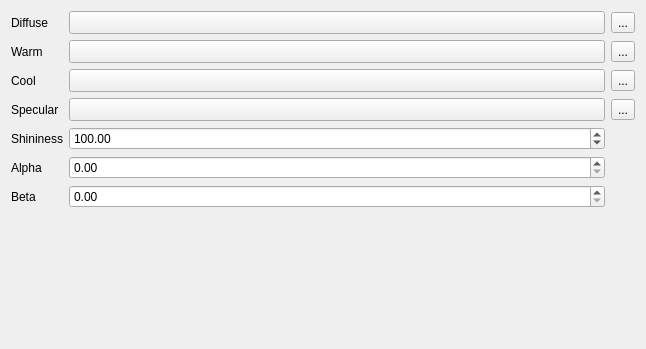
<?xml version="1.0" encoding="UTF-8"?>
<ui version="4.0">
 <class>GoochMaterialWidget</class>
 <widget class="QWidget" name="GoochMaterialWidget">
  <property name="geometry">
   <rect>
    <x>0</x>
    <y>0</y>
    <width>646</width>
    <height>349</height>
   </rect>
  </property>
  <property name="windowTitle">
   <string notr="true">Form</string>
  </property>
  <layout class="QGridLayout" name="gridLayout">
   <item row="2" column="1">
    <widget class="QLabel" name="lblAmbient_2">
     <property name="text">
      <string>Cool</string>
     </property>
    </widget>
   </item>
   <item row="1" column="1">
    <widget class="QLabel" name="lblAmbient">
     <property name="text">
      <string>Warm</string>
     </property>
    </widget>
   </item>
   <item row="0" column="2">
    <widget class="QgsColorButton" name="btnDiffuse">
     <property name="sizePolicy">
      <sizepolicy hsizetype="Expanding" vsizetype="Fixed">
       <horstretch>0</horstretch>
       <verstretch>0</verstretch>
      </sizepolicy>
     </property>
     <property name="minimumSize">
      <size>
       <width>120</width>
       <height>0</height>
      </size>
     </property>
    </widget>
   </item>
   <item row="6" column="1">
    <widget class="QLabel" name="lblShininess_3">
     <property name="text">
      <string>Beta</string>
     </property>
    </widget>
   </item>
   <item row="3" column="3">
    <widget class="QgsPropertyOverrideButton" name="mSpecularDataDefinedButton">
     <property name="text">
      <string>...</string>
     </property>
    </widget>
   </item>
   <item row="4" column="1">
    <widget class="QLabel" name="lblShininess">
     <property name="toolTip">
      <string>How shiny smooth surfaces are.</string>
     </property>
     <property name="text">
      <string>Shininess</string>
     </property>
    </widget>
   </item>
   <item row="1" column="3">
    <widget class="QgsPropertyOverrideButton" name="mWarmDataDefinedButton">
     <property name="text">
      <string>...</string>
     </property>
    </widget>
   </item>
   <item row="0" column="1">
    <widget class="QLabel" name="lblDiffuse">
     <property name="toolTip">
      <string>Color of light reflected from rough surfaces.</string>
     </property>
     <property name="text">
      <string>Diffuse</string>
     </property>
    </widget>
   </item>
   <item row="3" column="1">
    <widget class="QLabel" name="lblSpecular">
     <property name="toolTip">
      <string>Color of light reflecting from smooth surfaces.</string>
     </property>
     <property name="text">
      <string>Specular</string>
     </property>
    </widget>
   </item>
   <item row="6" column="2">
    <widget class="QgsDoubleSpinBox" name="spinBeta">
     <property name="maximum">
      <double>1000.000000000000000</double>
     </property>
     <property name="singleStep">
      <double>0.100000000000000</double>
     </property>
    </widget>
   </item>
   <item row="0" column="3">
    <widget class="QgsPropertyOverrideButton" name="mDiffuseDataDefinedButton">
     <property name="text">
      <string>...</string>
     </property>
    </widget>
   </item>
   <item row="3" column="2">
    <widget class="QgsColorButton" name="btnSpecular">
     <property name="sizePolicy">
      <sizepolicy hsizetype="Expanding" vsizetype="Fixed">
       <horstretch>0</horstretch>
       <verstretch>0</verstretch>
      </sizepolicy>
     </property>
     <property name="minimumSize">
      <size>
       <width>120</width>
       <height>0</height>
      </size>
     </property>
    </widget>
   </item>
   <item row="2" column="3">
    <widget class="QgsPropertyOverrideButton" name="mCoolDataDefinedButton">
     <property name="text">
      <string>...</string>
     </property>
    </widget>
   </item>
   <item row="1" column="2">
    <widget class="QgsColorButton" name="btnWarm">
     <property name="sizePolicy">
      <sizepolicy hsizetype="Expanding" vsizetype="Fixed">
       <horstretch>0</horstretch>
       <verstretch>0</verstretch>
      </sizepolicy>
     </property>
     <property name="minimumSize">
      <size>
       <width>120</width>
       <height>0</height>
      </size>
     </property>
    </widget>
   </item>
   <item row="5" column="2">
    <widget class="QgsDoubleSpinBox" name="spinAlpha">
     <property name="maximum">
      <double>1000.000000000000000</double>
     </property>
     <property name="singleStep">
      <double>0.100000000000000</double>
     </property>
    </widget>
   </item>
   <item row="4" column="2">
    <widget class="QgsDoubleSpinBox" name="spinShininess">
     <property name="minimum">
      <double>1.000000000000000</double>
     </property>
     <property name="maximum">
      <double>1000.000000000000000</double>
     </property>
     <property name="value">
      <double>100.000000000000000</double>
     </property>
    </widget>
   </item>
   <item row="2" column="2">
    <widget class="QgsColorButton" name="btnCool">
     <property name="sizePolicy">
      <sizepolicy hsizetype="Expanding" vsizetype="Fixed">
       <horstretch>0</horstretch>
       <verstretch>0</verstretch>
      </sizepolicy>
     </property>
     <property name="minimumSize">
      <size>
       <width>120</width>
       <height>0</height>
      </size>
     </property>
    </widget>
   </item>
   <item row="5" column="1">
    <widget class="QLabel" name="lblShininess_2">
     <property name="text">
      <string>Alpha</string>
     </property>
    </widget>
   </item>
   <item row="7" column="2">
    <spacer name="verticalSpacer">
     <property name="orientation">
      <enum>Qt::Orientation::Vertical</enum>
     </property>
     <property name="sizeHint" stdset="0">
      <size>
       <width>20</width>
       <height>40</height>
      </size>
     </property>
    </spacer>
   </item>
  </layout>
 </widget>
 <customwidgets>
  <customwidget>
   <class>QgsDoubleSpinBox</class>
   <extends>QDoubleSpinBox</extends>
   <header>qgsdoublespinbox.h</header>
  </customwidget>
  <customwidget>
   <class>QgsPropertyOverrideButton</class>
   <extends>QToolButton</extends>
   <header>qgspropertyoverridebutton.h</header>
  </customwidget>
  <customwidget>
   <class>QgsColorButton</class>
   <extends>QToolButton</extends>
   <header>qgscolorbutton.h</header>
   <container>1</container>
  </customwidget>
 </customwidgets>
 <tabstops>
  <tabstop>btnDiffuse</tabstop>
  <tabstop>mDiffuseDataDefinedButton</tabstop>
  <tabstop>btnWarm</tabstop>
  <tabstop>mWarmDataDefinedButton</tabstop>
  <tabstop>btnCool</tabstop>
  <tabstop>mCoolDataDefinedButton</tabstop>
  <tabstop>btnSpecular</tabstop>
  <tabstop>mSpecularDataDefinedButton</tabstop>
  <tabstop>spinShininess</tabstop>
  <tabstop>spinAlpha</tabstop>
  <tabstop>spinBeta</tabstop>
 </tabstops>
 <resources/>
 <connections/>
</ui>
